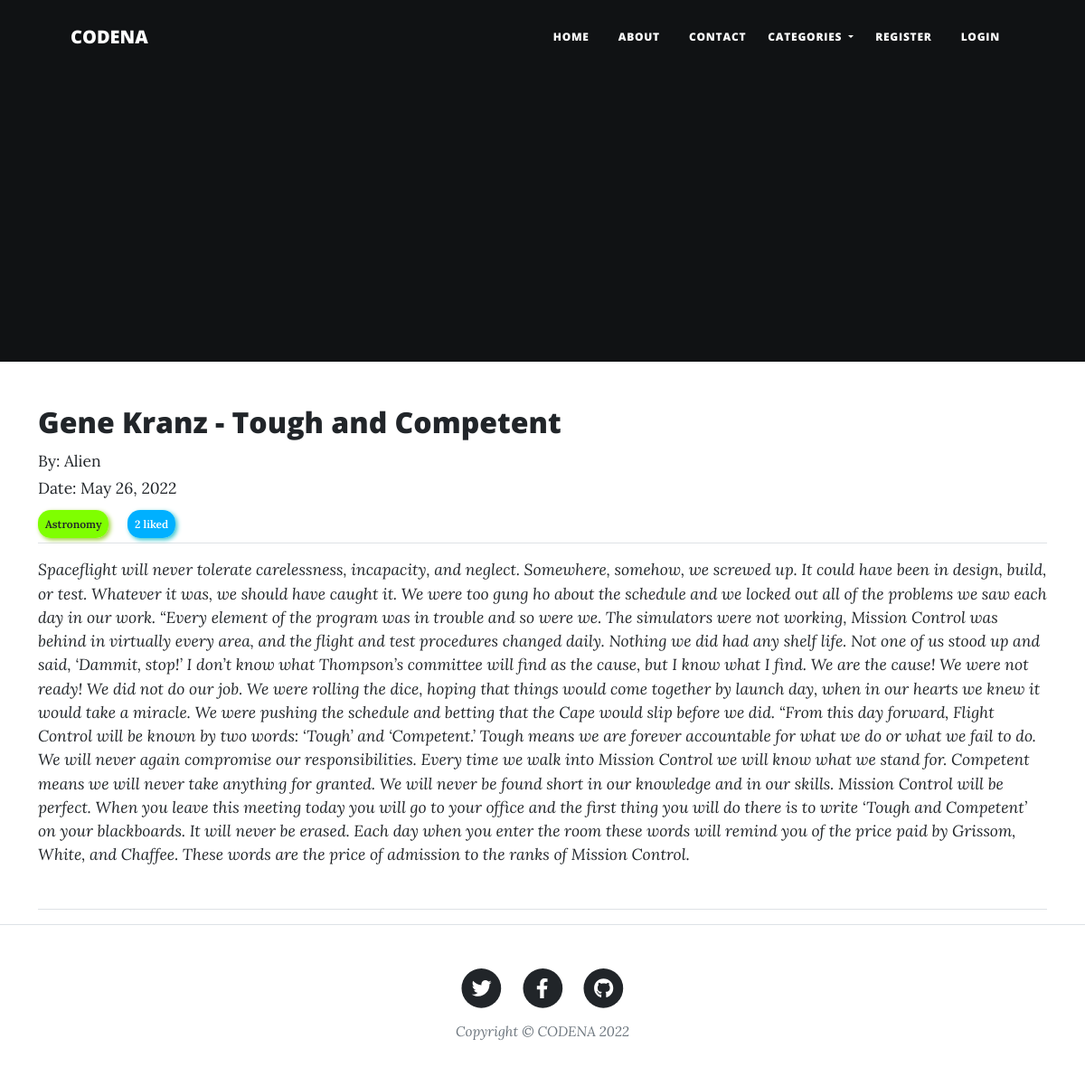
Screenshot of /post/20 with the database file from the repository.
### blog/models.py (models this page shows, shortened)
class Post (models.Model):
    title=models.CharField(max_length=100)
    author=models.ForeignKey(User, on_delete=models.CASCADE)
    body=RichTextField(blank=True, null=True)
    post_date = models.DateField(auto_now_add=True)
    category = models.CharField(max_length=255, default="coding")
    snip=models.CharField(max_length=100, default="Click above to read more...")
    likes = models.ManyToManyField(User, related_name='blog_posts')
    def total_likes(self):
        return self.likes.count()

### blog/views.py (the view)
# urls.py: path(r'post/<int:pk>', PostDetailView.as_view(), name='post_detail'),
class PostDetailView(DetailView):
    model=Post
    template_name='post_detail.html'
    def get_context_data(self,*args, **kwargs):
        cat_menu = Category.objects.all()
        context = super(PostDetailView, self).get_context_data(*args, **kwargs)
        stuff =  Post.objects.get(id=self.kwargs['pk'])
        total_likes = stuff.total_likes()
        liked = False
        if stuff.likes.filter(id=self.request.user.id).exists():
            liked = True
        context["liked"] = liked
        context["cat_menu"] = cat_menu
        context["total_likes"] = total_likes
        return context

### blog/models.py (called while the page is built)
    def __str__(self):
        return self.name

### templates/post_detail.html (shortened to what this page needs)
{% extends 'base.html'%}
{% block content %}
    <div class="post-entry">
        <h2>{{object.title}}</h2>
        <small>
        By: {{object.author.username}}<br/>
        Date: {{object.post_date}}<br/>
        <div  class="card-link cats"><a href="{% url 'category' post.category %}">{{post.category}}</a></div>
        <div  class="card-link like_counter">{{ total_likes }} liked</div>
        <br/>
        <hr>
        <p><i>{{object.body|safe}}</i></p>
        <br/>
        <hr>
    </div>
{% endblock content %}

### static/css/index.css (style rules this page uses)
p { margin: 0!important; }
.cats { position: relative; top: .5rem; font-size: 12px; font-weight: 600; left: 0; display: inline; background-color: chartreuse; padding: 0.5rem; border-radius: 14px; box-shadow: 2px 2px 5px yellowgreen; }
.like_counter { position: relative; top: .5rem; font-size: 12px; font-weight: 600; left: 0; display: inline; background-color: #00b0ff; color: white; padding: 0.5rem; border-radius: 14px; box-shadow: 2px 2px 5px #32c5cd; }

### rows the page displays
Post: title "Gene Kranz - Tough and Competent", author.username "Alien", post_date "May 26, 2022", category "Astronomy", body "Spaceflight will never tolerate carelessness, incapacity, and neglect. Somewhere, somehow, we screwed up. It could have been in design, build, or test. Whatever it was, we should have caught it. We were too gung ho about the schedule and we locked out all of the problems we saw each day in our work. “Every element of the program was in trouble and so were we. The simulators were not working, Mission Control was behind in virtually every area, and the flight and test procedures changed daily. Nothing we did had any shelf life. Not one of us stood up and said, ‘Dammit, stop!’ I don’t know what Thompson’s committee will find as the cause, but I know what I find. We are the cause! We were not…"

### other values shown
{{ total_likes }} "2"
